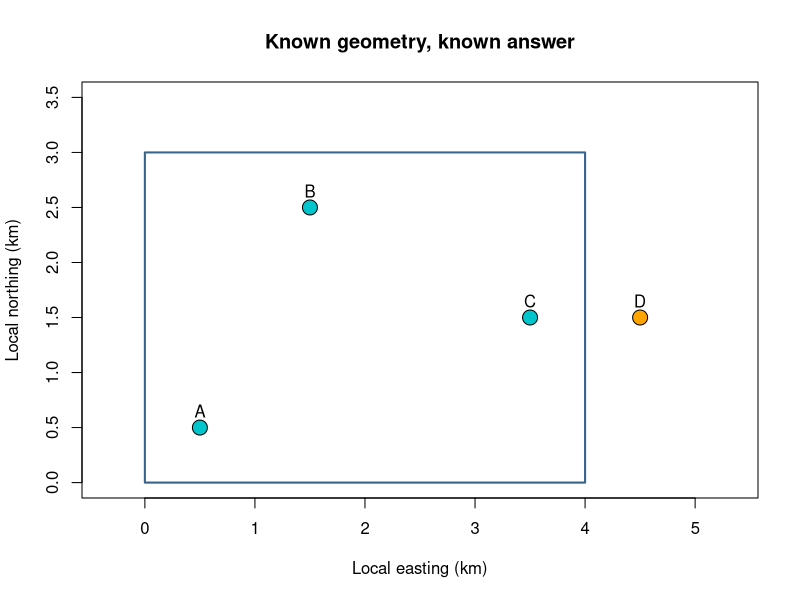

The R script that drew this image:
# %% [markdown]
# # 3. Coordinates, geometry, and trustworthy joins
#
# **Question:** Which sensors fall inside a service area, and what does distance mean?
# **Objectives:** audit keys, distinguish a CRS assignment from a transformation, validate geometry,
# and compare a point-in-polygon result with a known answer. **Time:** 35 minutes.
#
# A fictional 4 km by 3 km rectangle contains three instruments and excludes one.
# First solve in an explicitly local plane. Then use `sf` on synthetic projected coordinates.
# [Open in Lab](https://jltobias.github.io/JupyterLite-R/lite/lab/index.html?path=03-vector-geometry.ipynb)
# %%
# Project: JupyterLite-R | Chapter 03 | Inputs: synthetic coordinates.
# Author: project contributors with Codex | Contact: repository Issues.
# Created/updated: 2026-11-16 | Outputs: geometry map and audited membership.
# Dependencies: base R; optional sf. Change log: initial lesson.
sensors <- data.frame(id = c("A", "B", "C", "D"), x = c(500, 1500, 3500, 4500),
                      y = c(500, 2500, 1500, 1500))
stopifnot(!anyDuplicated(sensors$id))
sensors$inside <- with(sensors, x > 0 & x < 4000 & y > 0 & y < 3000)
stopifnot(identical(sensors$inside, c(TRUE, TRUE, TRUE, FALSE)))
plot(sensors$x / 1000, sensors$y / 1000, xlim = c(0, 5), ylim = c(0, 3.5),
     asp = 1, pch = 21, bg = ifelse(sensors$inside, "turquoise3", "orange"), cex = 2,
     xlab = "Local easting (km)", ylab = "Local northing (km)", main = "Known geometry, known answer")
rect(0, 0, 4, 3, border = "steelblue4", lwd = 2)
text(sensors$x / 1000, sensors$y / 1000, sensors$id, pos = 3)
print(sensors)
# %% [markdown]
# ## Extension: simple features with sf
# Install deliberately with `webr::install("sf")`. If unavailable, run this extension in desktop R.
# We locate invented points within UTM zone 18N **for the projection exercise only**. The offset
# gives plausible projected coordinates; it does not assert that these are observed locations.
# `st_as_sf(..., crs=32618)` assigns the known coordinate system. `st_transform(..., 4326)`
# actually computes new longitude/latitude coordinates. Relabelling metres as degrees is wrong.
# %% [optional]
if (requireNamespace("sf", quietly = TRUE)) {
  projected <- transform(sensors, x = x + 500000, y = y + 4400000)
  points_sf <- sf::st_as_sf(projected, coords = c("x", "y"), crs = 32618)
  corners <- rbind(c(500000,4400000), c(504000,4400000), c(504000,4403000),
                   c(500000,4403000), c(500000,4400000))
  area_sf <- sf::st_sfc(sf::st_polygon(list(corners)), crs = 32618)
  stopifnot(all(sf::st_is_valid(area_sf)), all(sf::st_is_valid(points_sf)))
  membership <- lengths(sf::st_within(points_sf, area_sf)) > 0
  stopifnot(identical(membership, sensors$inside),
            abs(as.numeric(sf::st_area(area_sf)) - 12000000) < .01)
  lonlat <- sf::st_transform(points_sf, 4326)
  recovered <- sf::st_transform(lonlat, 32618)
  stopifnot(max(abs(sf::st_coordinates(recovered) - sf::st_coordinates(points_sf))) < .01)
  print(lonlat)
  print(sf::st_distance(points_sf[1, ], points_sf[2, ]))
  print(sf::sf_extSoftVersion())
} else message("Optional sf extension skipped: package not installed. Core geometry checks passed independently.")
# %% [markdown]
# ## A shuffled attribute table is not a spatial join
# Attributes must be matched by unique identifiers, not by row position. A geometry engine
# cannot repair an incorrect table join. Our join stops on duplicate or missing IDs.
# %%
attributes <- data.frame(id = c("D", "B", "A", "C"), reading = c(7, 11, 9, 13))
stopifnot(!anyDuplicated(attributes$id), setequal(sensors$id, attributes$id))
idx <- match(sensors$id, attributes$id)
stopifnot(!anyNA(idx))
sensors$reading <- attributes$reading[idx]
stopifnot(sensors$reading[sensors$id == "A"] == 9)
print(sensors)
# %% [markdown]
# ## Practice and check
# 1. Put a point exactly on the border. Compare `st_within` and `st_intersects` and state your rule.
# 2. Add a duplicate attribute ID and confirm that the assertion catches it.
# 3. Explain why an area of 12,000,000 means square metres here, not square kilometres.
# **Checkpoint:** three points are strictly inside; A joins to 9; the area is 12 square kilometres.
#
# ## Sources
# [sf geometry constructors](https://r-spatial.github.io/sf/reference/st.html);
# [sf transformations](https://r-spatial.github.io/sf/reference/st_transform.html);
# [Pebesma (2018), Simple Features for R](https://doi.org/10.32614/RJ-2018-009).
